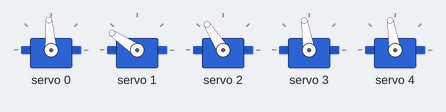
This sketch was run on a simulated Arduino Uno, built with avr-gcc and run on an emulated ATmega328P. On the bench: 5 × servo.

Above: at 5.05 s.
At 7.45 s:
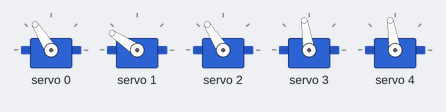
At 10.15 s:
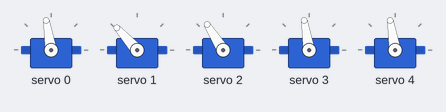
At 15.35 s:
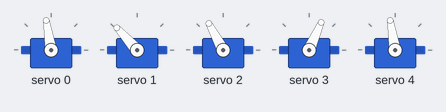
At 20.55 s:
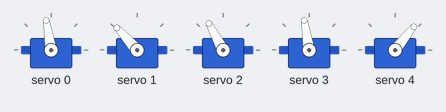
At 25.75 s:
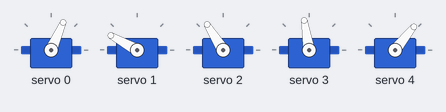
Timing chart, 0 to 32.0 s (numbered marks = the images above):
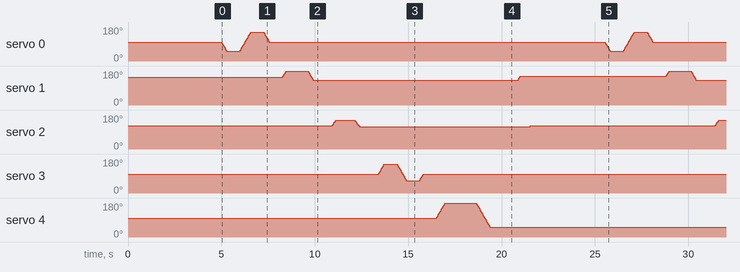

The sketch:

RobotGripper.ino
```cpp
#include <Wire.h>
#include <Adafruit_PWMServoDriver.h>

Adafruit_PWMServoDriver pca = Adafruit_PWMServoDriver();

#define BAZA     0
#define UMAR     1
#define COT      2
#define WRIST    3
#define GRIPPER  4

// pozitii initiale
int posBaza = 320;
int posUmar = 420;
int posCot = 370;
int posWrist = 320;
int posGrip = 320;

void smoothMove(uint8_t servo, int &currentPos, int targetPos, int viteza)
{
  if(currentPos < targetPos)
  {
    for(int i=currentPos; i<=targetPos; i++)
    {
      pca.setPWM(servo, 0, i);
      delay(viteza);
    }
  }
  else
  {
    for(int i=currentPos; i>=targetPos; i--)
    {
      pca.setPWM(servo, 0, i);
      delay(viteza);
    }
  }

  currentPos = targetPos;
}

void setup()
{
  Serial.begin(115200);

  pca.begin();
  pca.setPWMFreq(50);

  delay(2000);

  // pozitie initiala SAFE
  pca.setPWM(BAZA, 0, posBaza);
  pca.setPWM(UMAR, 0, posUmar);
  pca.setPWM(COT, 0, posCot);
  pca.setPWM(WRIST, 0, posWrist);
  pca.setPWM(GRIPPER, 0, posGrip);

  delay(3000);
}

void loop()
{
  // =========================
  // ROTIRE BAZA
  // =========================

  smoothMove(BAZA, posBaza, 220, 2);
  delay(700);

  smoothMove(BAZA, posBaza, 430, 2);
  delay(700);

  smoothMove(BAZA, posBaza, 320, 2);
  delay(700);

  // =========================
  // UMAR
  // =========================

  // ridica
  smoothMove(UMAR, posUmar, 520, 2);
  delay(1000);

  // coboara putin
  smoothMove(UMAR, posUmar, 390, 2);
  delay(1000);

  // =========================
  // COT
  // =========================

  // miscare mica safe
  smoothMove(COT, posCot, 430, 3);
  delay(1000);

  smoothMove(COT, posCot, 360, 3);
  delay(1000);

  // =========================
  // WRIST
  // =========================

  smoothMove(WRIST, posWrist, 430, 2);
  delay(700);

  smoothMove(WRIST, posWrist, 250, 2);
  delay(700);

  smoothMove(WRIST, posWrist, 320, 2);
  delay(700);

  // =========================
  // GRIPPER
  // =========================

  // deschide
  smoothMove(GRIPPER, posGrip, 520, 2);
  delay(1500);

  // inchide
  smoothMove(GRIPPER, posGrip, 220, 2);
  delay(1500);

  // =========================
  // REVENIRE SAFE
  // =========================

  smoothMove(UMAR, posUmar, 430, 2);
  delay(500);

  smoothMove(COT, posCot, 370, 3);
  delay(500);

  smoothMove(WRIST, posWrist, 320, 2);
  delay(500);

  delay(3000);
}
```
